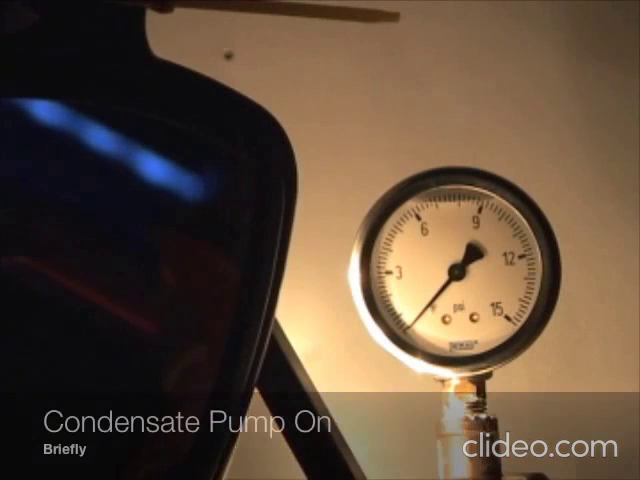
#> input picture frame 71 of raw videos/stable-needle.mp4, 640 x 480 px, given in place of stable-needle2.mp4, which was not available
$ python run_gauge.py
#> lines starting #> are read from the running program, lines starting #| are printed output that depends on the picture; after the words box and inside, x2 and y2 are one past the last pixel; in counts of white or black regions, pixels touching at a corner belong together; pictures that were not available may be replaced by others from this repository, and a replacement may not be noted
import cv2
from cv2 import waitKey
import numpy as np
import matplotlib.pyplot as plt
import seaborn as sns

def pixel_count(Video_name, cropX1, cropY1, cropX2, cropY2):
    # Establish capture
#> called with Video_name = 'stable-needle2.mp4', cropX1 = 340, cropY1 = 380, cropX2 = 530, cropY2 = 560
    cap = cv2.VideoCapture(Video_name)
    # Loop through each frame
    white_pixel_count=[]
    for frame_idx in range(int(cap.get(cv2.CAP_PROP_FRAME_COUNT))):
        # Read frame
        try:
            ret, frame = cap.read()
            frame = frame[cropX1:cropY1, cropX2:cropY2]

            # Gray transform
            gray = cv2.cvtColor(frame, cv2.COLOR_BGR2GRAY)
            # blurred = cv2.GaussianBlur(frame, (3,3),3,0)
            canny = cv2.Canny(gray, threshold1=100, threshold2=40)
            white_pixel_count.append(np.sum(canny == 255))
            cv2.imshow('Video Player', canny)

            # Breaking out of the loop
            if cv2.waitKey(20) & 0xFF == ord('q'):
                break
        except:
            break
#> this loop made 1 pass; (key q is pressed on pass 1)
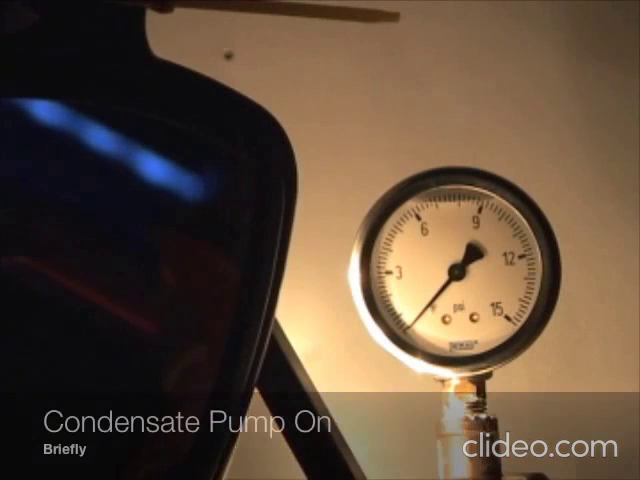
#> input picture frame 71 of raw videos/stable-needle.mp4, 640 x 480 px, given in place of stable-needle2.mp4, which was not available
#> pass 1, in pixel_count, `frame = frame[cropX1:cropY1, cropX2:cropY2]`:
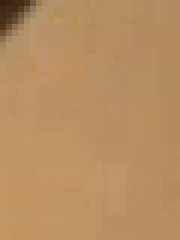
#> frame: shape (40, 30, 3) (shown 6 times larger); mean B, G, R 96.9, 142.8, 183.4
#> pass 1, in pixel_count, `gray = cv2.cvtColor(frame, cv2.COLOR_BGR2GRAY)`:
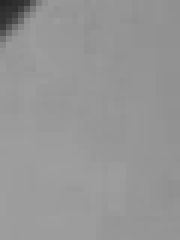
#> gray: shape (40, 30) (shown 6 times larger); min 39, max 158, mean 149.7
#> pass 1, in pixel_count, `canny = cv2.Canny(gray, threshold1=100, threshold2=40)`:
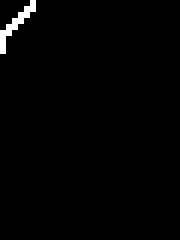
#> canny: shape (40, 30) (shown 6 times larger); 1.2% white in thin lines or dots, all inside (x1, y1, x2, y2) = (0, 0, 6, 9)
#> after the loop, white_pixel_count = [14]
        # Close down everything
    cap.release()
    cv2.destroyAllWindows()
    return  white_pixel_count


# white_pixel_count_needle_1 = pixel_count('needle2.mp4', cropX1=1, cropY1=100, cropX2=900, cropY2=1000)
# white_pixel_count_needle_2 = pixel_count('needle2.mp4', cropX1=1, cropY1=42, cropX2=1180, cropY2=1290)
white_pixel_count_stable_needle = pixel_count('stable-needle2.mp4', cropX1=340, cropY1=380, cropX2=530, cropY2=560)
#> white_pixel_count_stable_needle = [14]

# [117 lines of commented-out code are left out]

$ run again, starting later in the video
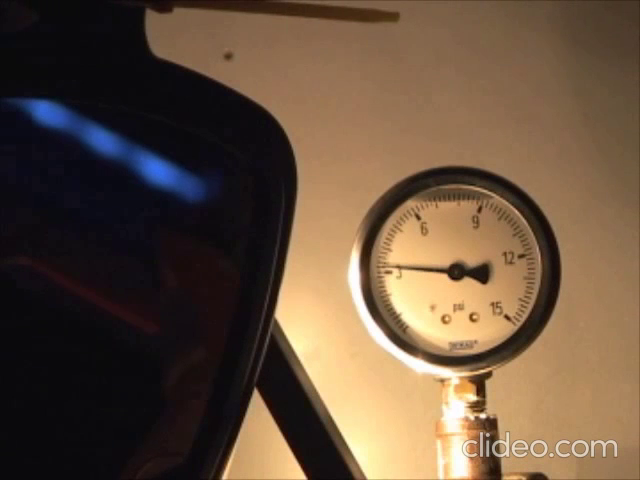
#> input picture frame 323 of raw videos/stable-needle.mp4, 640 x 480 px, given in place of stable-needle2.mp4, which was not available
#> the loop in pixel_count, `for frame_idx in range(int(cap.get(cv2.CAP_PROP_FRAME_COUNT))):` made 1 pass; (key q is pressed on pass 1)
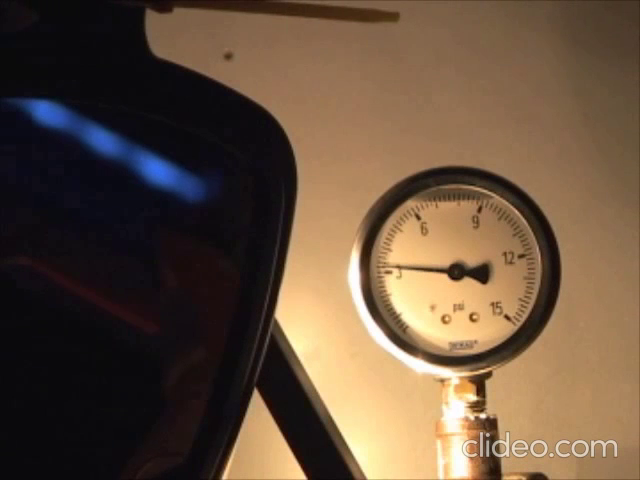
#> input picture frame 323 of raw videos/stable-needle.mp4, 640 x 480 px, given in place of stable-needle2.mp4, which was not available
#> pass 1, in pixel_count, `canny = cv2.Canny(gray, threshold1=100, threshold2=40)`:
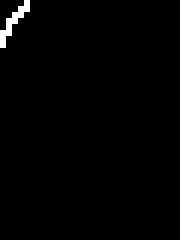
#> canny: shape (40, 30) (shown 6 times larger); 1% white in thin lines or dots, all inside (x1, y1, x2, y2) = (0, 0, 5, 8)
#> after the loop in pixel_count, `for frame_idx in range(int(cap.get(cv2.CAP_PROP_FRAME_COUNT))):`: white_pixel_count = [12]

$ run again, starting later in the video
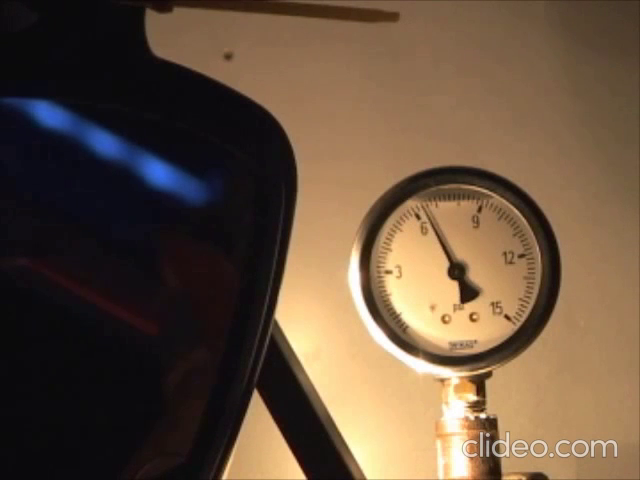
#> input picture frame 575 of raw videos/stable-needle.mp4, 640 x 480 px, given in place of stable-needle2.mp4, which was not available
#> the loop in pixel_count, `for frame_idx in range(int(cap.get(cv2.CAP_PROP_FRAME_COUNT))):` made 1 pass; (key q is pressed on pass 1)
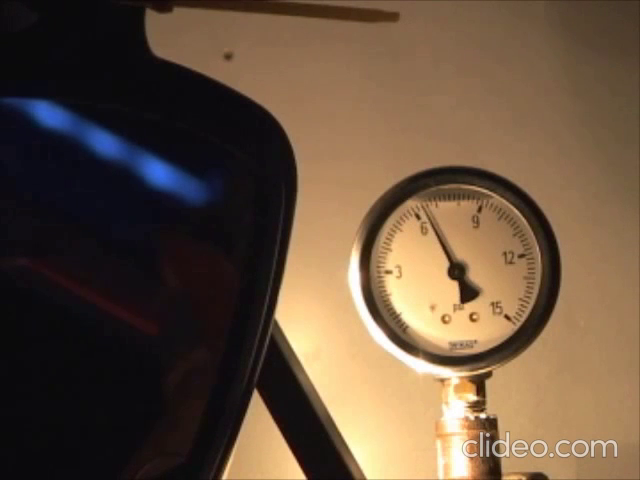
#> input picture frame 575 of raw videos/stable-needle.mp4, 640 x 480 px, given in place of stable-needle2.mp4, which was not available
#> pass 1, in pixel_count, `gray = cv2.cvtColor(frame, cv2.COLOR_BGR2GRAY)`:
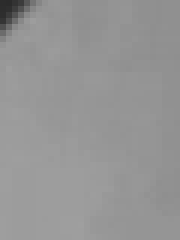
#> gray: shape (40, 30) (shown 6 times larger); min 43, max 159, mean 149.4
#> pass 1, in pixel_count, `canny = cv2.Canny(gray, threshold1=100, threshold2=40)`:
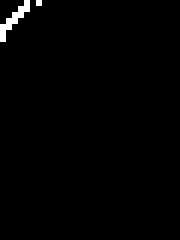
#> canny: shape (40, 30) (shown 6 times larger); 1% white in thin lines or dots, all inside (x1, y1, x2, y2) = (0, 0, 7, 7)
#> after the loop in pixel_count, `for frame_idx in range(int(cap.get(cv2.CAP_PROP_FRAME_COUNT))):`: white_pixel_count = [12]
